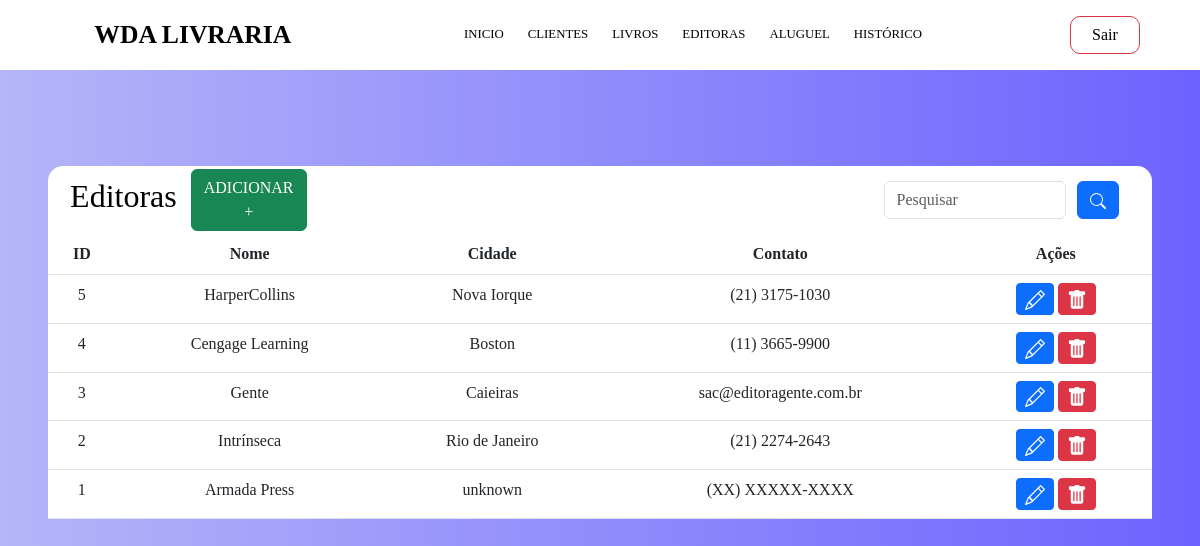
The page /SISTEMA/Editoras.php on the database its author committed.
### tables this page shows
CREATE TABLE `editora` (
  `Cod_editora` int NOT NULL AUTO_INCREMENT,
  `Nome_editora` varchar(50) NOT NULL,
  `Cidade` varchar(35) NOT NULL,
  `Contato` varchar(50) NOT NULL,
  PRIMARY KEY (`Cod_editora`)
);

### SISTEMA/Editoras.php (the view, shortened to what this page needs)
<?php
include_once("../Config.php");
if (!empty($_GET['search'])) {
    $data = $_GET['search'];
    $sql = "SELECT * FROM editora WHERE Cod_editora LIKE '%$data%' or Nome_editora LIKE '%$data%' or Cidade LIKE '%$data%' or Contato LIKE '%$data%' ORDER BY Cod_editora DESC";
} else {
    $sql = "SELECT * FROM editora ORDER BY Cod_editora DESC";
}
$result = $conexao->query($sql);
?>
<!DOCTYPE html>
<html lang="en">
<head>
    <link href="https://cdn.jsdelivr.net/npm/bootstrap@5.3.0-alpha2/dist/css/bootstrap.min.css" rel="stylesheet">
    <link rel="stylesheet" href="../assets/css/Tabela.css">
</head>
<body>
    <nav class="navbar navbar-expand-lg" style="background-color: rgb(255,255,255);">
        <div class="container-fluid">
            <a class="navbar-brand" href="Sistema.php">WDA LIVRARIA</a>
            <div class="collapse navbar-collapse" id="navbarText">
                <ul class="navbar-nav me-auto mb-2 mb-lg-0">
                    <li class="nav-item">
                        <a class="nav-link active" aria-current="page" href="Sistema.php">INICIO
                        </a>
                    </li>
                    <li class="nav-item">
                        <a class="nav-link" href="Usuarios.php">CLIENTES</a>
                    </li>
                    <li class="nav-item">
                        <a class="nav-link" href="Livros.php">LIVROS</a>
                    </li>
                    <li class="nav-item">
                        <a class="nav-link" href="Editoras.php">EDITORAS</a>
                    </li>
                    <li class="nav-item">
                        <a class="nav-link" href="Aluguel.php">ALUGUEL</a>
                    </li>
                    <li class="nav-item">
                        <a class="nav-link" href="Historico.php">HISTÓRICO</a>
                    </li>
                </ul>
                <span class="navbar-text">
                    <div class="d-flex">
                        <a href="Sair.php" id="out" class="btn btn-outline-danger me-5 ">Sair</a>
                    </div>
                </span>
            </div>
        </div>
    </nav>
    <br><br>
    <div class="table-responsive m-5">
        <div class="header-table d-flex justify-content-between align-items-center">
            <h2>Editoras</h2>
            <a href="../CREATE/C_editora.php" class="btn btn-success" style="margin: 3px 3px 3px 3px;">ADICIONAR +</a><br>
            <input type="search" class="form-control w-25" placeholder="Pesquisar" id="pesquisar">
            <button class="btn btn-primary" onclick="searchData()">
            </button>
        </div>
        <table class="table text-white table-bg">
            <thead class="table-header">
                <tr>
                    <th scope="col">ID</th>
                    <th scope="col">Nome</th>
                    <th scope="col">Cidade</th>
                    <th scape="col">Contato</th>
                    <th scope="col">Ações</th>
                </tr>
            </thead>
            <body>
                <?php
                while ($user_data = mysqli_fetch_assoc($result)) {
                    echo "<tr>";
                    echo "<td>" . $user_data['Cod_editora'] . "</td>";
                    echo "<td>" . $user_data['Nome_editora'] . "</td>";
                    echo "<td>" . $user_data['Cidade'] . "</td>";
                    echo "<td>" . $user_data['Contato'] . "</td>";
                    echo "<td>
                        <a class='btn btn-sm btn-primary' href='../UPDATE/U_editora.php?id=$user_data[Cod_editora]' title='Editar'>
                            <svg xmlns='http://www.w3.org/2000/svg' width='20' height='20' fill='currentColor' class='bi bi-pencil' viewBox='0 0 16 16'>
                                <path d='M12.146.146a.5.5 0 0 1 .708 0l3 3a.5.5 0 0 1 0 .708l-10 10a.5.5 0 0 1-.168.11l-5 2a.5.5 0 0 1-.65-.65l2-5a.5.5 0 0 1 .11-.168l10-10zM11.207 2.5 13.5 4.793 14.793 3.5 12.5 1.207 11.207 2.5zm1.586 3L10.5 3.207 4 9.707V10h.5a.5.5 0 0 1 .5.5v.5h.5a.5.5 0 0 1 .5.5v.5h.293l6.5-6.5zm-9.761 5.175-.106.106-1.528 3.821 3.821-1.528.106-.106A.5.5 0 0 1 5 12.5V12h-.5a.5.5 0 0 1-.5-.5V11h-.5a.5.5 0 0 1-.468-.325z'/>
                            </svg>
                        </a>
                        <a class='btn btn-sm btn-danger' href../DELETE/D_editora.php' title='Deletar' onclick='confirmDelete($user_data[Cod_editora])'>
                        <svg xmlns='http://www.w3.org/2000/svg' width='20' height='20' fill='currentColor' class='bi bi-trash-fill' viewBox='0 0 16 16'>
                        <path d='M2.5 1a1 1 0 0 0-1 1v1a1 1 0 0 0 1 1H3v9a2 2 0 0 0 2 2h6a2 2 0 0 0 2-2V4h.5a1 1 0 0 0 1-1V2a1 1 0 0 0-1-1H10a1 1 0 0 0-1-1H7a1 1 0 0 0-1 1H2.5zm3 4a.5.5 0 0 1 .5.5v7a.5.5 0 0 1-1 0v-7a.5.5 0 0 1 .5-.5zM8 5a.5.5 0 0 1 .5.5v7a.5.5 0 0 1-1 0v-7A.5.5 0 0 1 8 5zm3 .5v7a.5.5 0 0 1-1 0v-7a.5.5 0 0 1 1 0z'/>
                        </svg>
                        </a>
                        </td>";
                    echo "</tr>";
                }
                ?>
            </body>
        </table>
    </div>
</body>
</html>

### assets/css/Tabela.css (style rules this page uses)
body { font-family: Garamond, Baskerville, Baskerville Old Face, Hoefler Text, Times New Roman, serif; background-image: linear-gradient(to right, rgb(181, 181, 248), rgb(108, 99, 255)); color: white; text-align: center; color: black; }
.navbar-brand { margin-left: 5%; margin-right: 20%; font-size: 2rem; font-weight: bold; text-transform: uppercase; display: flex; justify-content: space-between; }
.navbar-nav>li { margin-right: 15px; }
.nav-link { display: flex; justify-content: space-between; color: black; transition: transform 0.5s; }
#out { width: 70px; border-radius: 10px; }
.table-bg { background: rgba(0, 0, 0, 0.3); }
.header-table { background-color: white; color: black; border-radius: 15px 15px 0 0; display: flex; justify-content: center; gap: 1%; }
.header-table h2 { display: inline block; margin-left: 2%; }
.header-table button { margin-right: 5%; }
.header-table input { margin-left: 50%; }
.header-table a { width: 15%; height: 100%; }
.table-header { background-color: rgba(0, 0, 0, 0.65); }
@media screen and (max-width: 1680px) { .header-table button { margin-right: 3%; } }
@media screen and (max-width: 1680px) { .header-table input { margin-left: 50%; } }
@media screen and (max-width: 1680px) { .header-table a { width: 15%; height: 100%; } }
@media screen and (max-width: 1680px) { .navbar-brand { margin-left: 7%; margin-right: 14%; font-size: 1.8rem; } }
@media screen and (max-width: 1680px) { .navbar-nav>li { margin-right: 8px; } }
@media screen and (max-width: 1440px) { .header-table button { margin-right: 3%; } }
@media screen and (max-width: 1440px) { .header-table input { margin-left: 50%; } }
@media screen and (max-width: 1440px) { .header-table a { width: 15%; height: 100%; } }
@media screen and (max-width: 1440px) { .navbar-brand { margin-left: 7%; margin-right: 14%; font-size: 1.6rem; } }
@media screen and (max-width: 1440px) { .navbar-nav>li a { font-size: 0.8rem; margin-right: 2%; } }
@media screen and (max-width: 1440px) { .navbar-nav>li { margin-right: 8px; } }

### rows shown on the page
editora: Cod_editora "5", Nome_editora "HarperCollins", Cidade "Nova Iorque", Contato "(21) 3175-1030"
editora: Cod_editora "4", Nome_editora "Cengage Learning", Cidade "Boston", Contato "(11) 3665-9900"
editora: Cod_editora "3", Nome_editora "Gente", Cidade "Caieiras", Contato "sac@editoragente.com.br"
editora: Cod_editora "2", Nome_editora "Intrínseca", Cidade "Rio de Janeiro", Contato "(21) 2274-2643"
editora: Cod_editora "1", Nome_editora "Armada Press", Cidade "unknown", Contato "(XX) XXXXX-XXXX"
